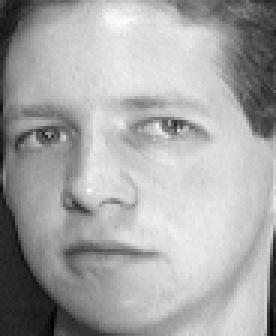
%> input picture Lab2/Face/training/s1/4.png, 92 x 112 px (shown 3 times larger); its folder holds only this picture in this run
$ octave PCL.m   (GNU Octave 9; MATLAB toolbox functions it lacks are replaced by stand-ins)
%> lines starting %> are read from the running program, lines starting %| are printed output that depends on the picture
clear;
%% Part 1
x = [0, 1, 2, 3, 4, 5, 6, 7, 8, 9, 10, 11, 12, 13, 14];
y = [3.32, 1.48, 5.21, 7.82, 6, 9.72, 10.12, 12.22, 13.55, 11.99, 17.18, 18.12, 18.59, 19.91, 19.46];
% 1.2
for i = 1:length(x)
    x(i) = x(i)-mean(x);
end
for i = 1:length(y)
    y(i) = y(i)-mean(y);
end
% 1.3
C = cov(x,y);
% 1.4
eVal = eig(C);
[eVec1, eVec2] = eig(C);

% 1.5
clear
x1 = rand([1 100]);
y1 = rand([1 100]);

for i = 1:length(x1)
    x1(i) = x1(i)-mean(x1);
end
for i = 1:length(y1)
    y1(i) = y1(i)-mean(y1);
end
plot(x1,y1)
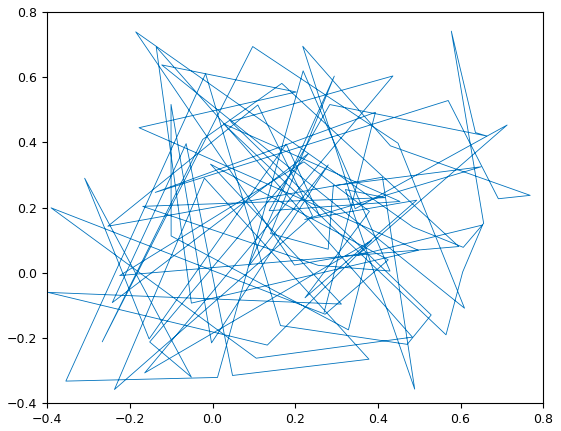
%> figure redrawn from the program's plot data
C1 = cov(x1,y1);
eVal1 = eig(C1);
[eVec11, eVec12] = eig(C1);
%% Part 2
clear;

%EigenFaces
folders = dir('Face/training');
folders=folders(~ismember({folders.name},{'.','..'}));
subFolders = folders([folders.isdir]);
X = [];
x_i = 0;
for k = 1 : length(subFolders)
    cur_dr=['Face/training\' subFolders(k).name];
    images=dir(cur_dr);
    images=images(~ismember({images.name},{'.','..'}));
    for i=1 : length(images)
        A = imread([cur_dr '\' images(i).name]);
%> A is the input picture: size 112x92x3 uint8; min 0, max 255, mean 166.6
        A = rgb2gray(A);
%> A: size 112x92 uint8
        x_i = x_i+1;
        X(:,x_i) = reshape(A,[10304,1]);
    end
end
X_mean= mean(X,2);
%Question 4
figure;

meanIMG = uint8(reshape(X_mean, [112,92]));
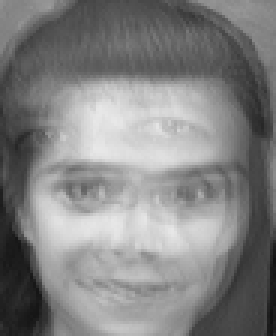
%> meanIMG: size 112x92 uint8 (shown 3 times larger); min 17, max 232, mean 130.8
meanIMG = uint8(meanIMG);
imshow(meanIMG)
imwrite(meanIMG,'몀ean.bmp');

for i = 1:320
%> (the run ends here)
